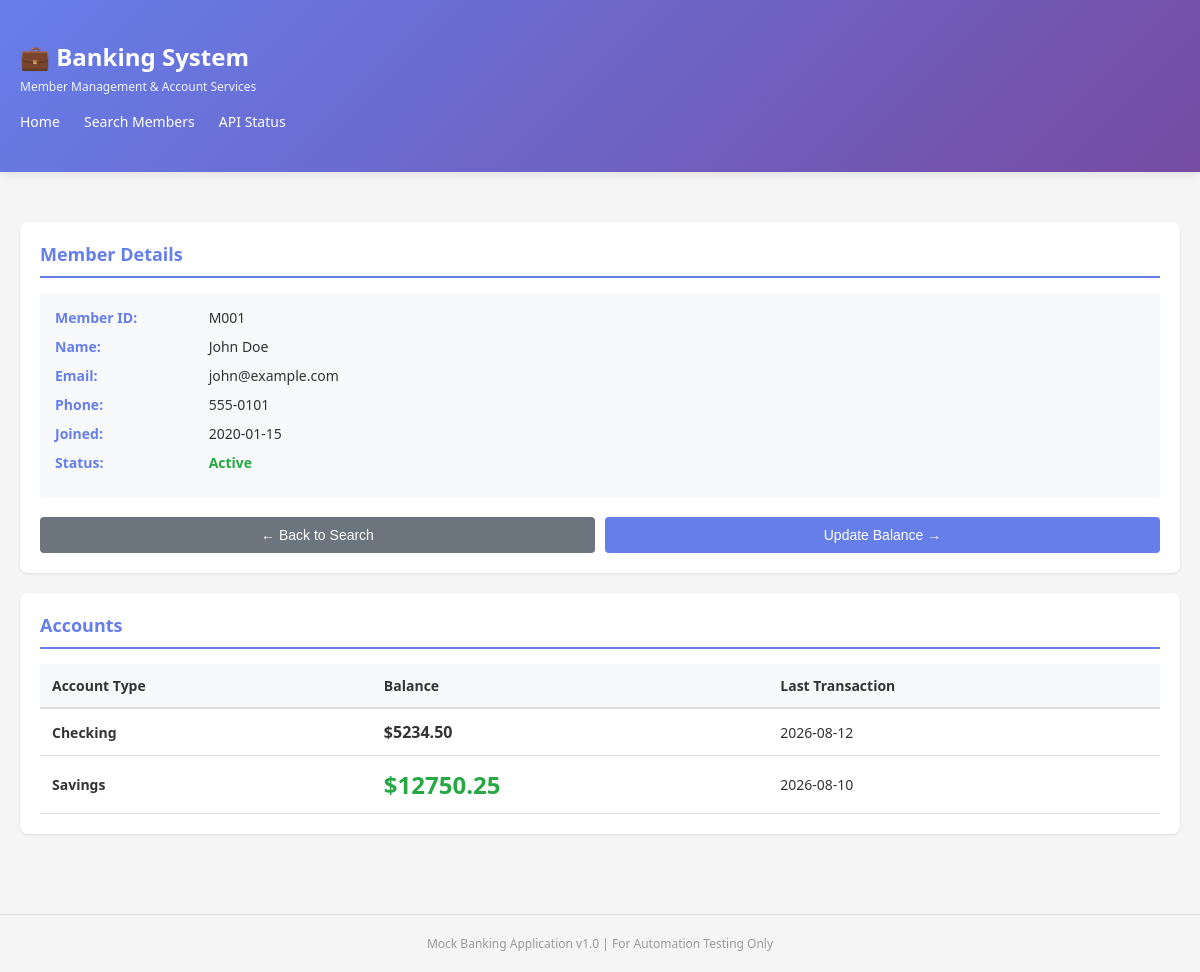
Page /members/M001/detail on the committed database.
### tables this page shows
CREATE TABLE members (
            id INTEGER PRIMARY KEY,
            member_id TEXT UNIQUE,
            name TEXT,
            email TEXT,
            phone TEXT,
            joined_date TEXT,
            account_status TEXT
        );

CREATE TABLE accounts (
            id INTEGER PRIMARY KEY,
            member_id TEXT,
            account_type TEXT,
            balance REAL,
            last_transaction TEXT,
            FOREIGN KEY(member_id) REFERENCES members(member_id)
        );

### target_app/controllers/member_controller.py (the view)
class MemberDetailView(MethodView):
    def get(self, member_id):
        detail = member_service.get_member_detail(member_id)
        if not detail:
            return redirect(url_for("member_bp.search_members"))
        return render_template(
            "member_detail.html",
            member=detail["member"],
            accounts=detail["accounts"],
            transactions=detail["transactions"],
        )

### target_app/database.py (called while the page is built, shortened)
def get_db() -> sqlite3.Connection:
    db = sqlite3.connect(DATABASE)
    db.row_factory = sqlite3.Row
    return db

def find_member_by_id(member_id: str) -> Optional[Member]:
    db = get_db()
    cursor = db.cursor()
    cursor.execute("SELECT * FROM members WHERE member_id = ?", (member_id,))
    row = cursor.fetchone()
    db.close()
    if not row:
        return None
    return Member(
        member_id=row['member_id'],
        name=row['name'],
        email=row['email'],
        phone=row['phone'],
        joined_date=row['joined_date'],
        account_status=row['account_status'],
    )

def get_member_accounts(member_id: str) -> List[Account]:
    db = get_db()
    cursor = db.cursor()
    cursor.execute("SELECT * FROM accounts WHERE member_id = ?", (member_id,))
    rows = cursor.fetchall()
    db.close()
    accounts = []
    for row in rows:
        accounts.append(Account(
            account_id=row['id'],
            member_id=row['member_id'],
            account_type=row['account_type'],
            balance=row['balance'],
            last_transaction=row['last_transaction'],
        ))
    return accounts

def get_member_transactions(member_id: str, limit: int = 10) -> List[Transaction]:
    db = get_db()
    cursor = db.cursor()
    cursor.execute(
        "SELECT * FROM transactions WHERE member_id = ? ORDER BY transaction_date DESC LIMIT ?",
        (member_id, limit)
    )
    rows = cursor.fetchall()
    db.close()
    transactions = []
    return transactions

### target_app/repositories/member_repository.py (called while the page is built)
    def find_by_id(self, member_id: str) -> Optional[Member]:
        return find_member_by_id(member_id)

    def get_accounts(self, member_id: str) -> List[Account]:
        return get_member_accounts(member_id)

    def get_transactions(self, member_id: str, limit: int = 5) -> List[Transaction]:
        return get_member_transactions(member_id, limit=limit)

### target_app/services/member_service.py (called while the page is built)
    def get_member_detail(self, member_id: str) -> Optional[Dict[str, object]]:
        member = self.repository.find_by_id(member_id)
        if not member:
            return None
        accounts = self.repository.get_accounts(member_id)
        transactions = self.repository.get_transactions(member_id, limit=5)
        return {
            "member": member,
            "accounts": accounts,
            "transactions": transactions,
        }

### target_app/templates/member_detail.html (shortened to what this page needs)
{% extends "base.html" %}
{% block content %}
<div class="card">
    <h2>Member Details</h2>
    <div class="member-detail">
        <p><strong>Member ID:</strong> {{ member.member_id }}</p>
        <p><strong>Name:</strong> {{ member.name }}</p>
        <p><strong>Email:</strong> {{ member.email }}</p>
        <p><strong>Phone:</strong> {{ member.phone }}</p>
        <p><strong>Joined:</strong> {{ member.joined_date }}</p>
        <p>
            <strong>Status:</strong>
            {% if member.account_status == 'active' %}
            <span class="status-active">Active</span>
            {% else %}
            <span class="status-inactive">Inactive</span>
            {% endif %}
        </p>
    </div>
    <div class="button-group">
        <a href="{{ url_for('member_bp.search_members') }}" style="display: inline-block; flex: 1;">
            <button class="btn-secondary" style="width: 100%;">← Back to Search</button>
        </a>
        <a href="{{ url_for('member_bp.update_balance', member_id=member.member_id) }}" style="display: inline-block; flex: 1;">
            <button style="width: 100%;">Update Balance →</button>
        </a>
    </div>
</div>
{% if accounts %}
<div class="card">
    <h2>Accounts</h2>
    <table class="table">
        <thead>
            <tr>
                <th>Account Type</th>
                <th>Balance</th>
                <th>Last Transaction</th>
            </tr>
        </thead>
        <tbody>
            {% for account in accounts %}
            <tr>
                <td><strong>{{ account.account_type }}</strong></td>
                <td>
                    {% if account.account_type == 'Savings' %}
                    <span class="savings-balance">${{ "%.2f"|format(account.balance) }}</span>
                    {% else %}
                    <span style="font-size: 16px; font-weight: bold;">${{ "%.2f"|format(account.balance) }}</span>
                    {% endif %}
                </td>
                <td>{{ account.last_transaction }}</td>
            </tr>
            {% endfor %}
        </tbody>
    </table>
</div>
{% endif %}
{% endblock %}

### target_app/templates/base.html (shortened to what this page needs)
<!DOCTYPE html>
<html lang="en">
<head>
</head>
<body>
    <header>
        <div class="container">
            <h1>💼 Banking System</h1>
            <p>Member Management & Account Services</p>
            <nav>
                <a href="{{ url_for('member_bp.index') }}">Home</a>
                <a href="{{ url_for('member_bp.search_members') }}">Search Members</a>
                <a href="{{ url_for('member_bp.health') }}">API Status</a>
            </nav>
        </div>
    </header>
    <div class="container">
        {% block content %}{% endblock %}
    </div>
    <footer>
        <p>Mock Banking Application v1.0 | For Automation Testing Only</p>
    </footer>
</body>
</html>

### target_app/templates/base.html (style rules this page uses)
* { margin: 0; padding: 0; box-sizing: border-box; }
body { font-family: "Segoe UI", Tahoma, Geneva, Verdana, sans-serif; background-color: #f5f5f5; color: #333; }
.container { max-width: 1200px; margin: 0 auto; padding: 20px; }
header { background: linear-gradient(135deg, #667eea 0%, #764ba2 100%); color: white; padding: 20px 0; margin-bottom: 30px; box-shadow: 0 2px 10px rgba(0,0,0,0.1); }
header h1 { font-size: 24px; margin-bottom: 5px; }
header p { font-size: 12px; opacity: 0.9; }
nav { margin-top: 15px; }
nav a { color: white; text-decoration: none; margin-right: 20px; font-size: 14px; display: inline-block; }
.card { background: white; border-radius: 8px; padding: 20px; margin-bottom: 20px; box-shadow: 0 1px 3px rgba(0,0,0,0.1); }
.card h2 { color: #667eea; margin-bottom: 15px; font-size: 18px; border-bottom: 2px solid #667eea; padding-bottom: 10px; }
button { padding: 10px 20px; background-color: #667eea; color: white; border: none; border-radius: 4px; cursor: pointer; font-size: 14px; font-weight: 500; transition: background-color 0.3s; }
.btn-secondary { background-color: #6c757d; }
.table { width: 100%; border-collapse: collapse; margin-top: 15px; }
.table th { background-color: #f8f9fa; padding: 12px; text-align: left; font-weight: 600; border-bottom: 2px solid #ddd; font-size: 14px; }
.table td { padding: 12px; border-bottom: 1px solid #ddd; font-size: 14px; }
.status-active { color: #28a745; font-weight: 600; }
.member-detail { background-color: #f8f9fa; padding: 15px; border-radius: 4px; margin-bottom: 20px; }
.member-detail p { margin-bottom: 10px; font-size: 14px; }
.member-detail strong { color: #667eea; min-width: 150px; display: inline-block; }
.savings-balance { font-size: 24px; font-weight: bold; color: #28a745; margin: 10px 0; }
.button-group { display: flex; gap: 10px; margin-top: 15px; }
.button-group button { flex: 1; }
footer { text-align: center; padding: 20px; color: #999; font-size: 12px; margin-top: 40px; border-top: 1px solid #ddd; }

### rows in the picture
members: name "John Doe", email "john@example.com"
accounts: account_type "Checking", balance "5234.50", last_transaction "2026-08-12"
accounts: account_type "Savings", balance "12750.25", last_transaction "2026-08-10"

### other values in the picture
{{ member.member_id }} "M001"
{{ member.phone }} "555-0101"
{{ member.joined_date }} "2020-01-15"
